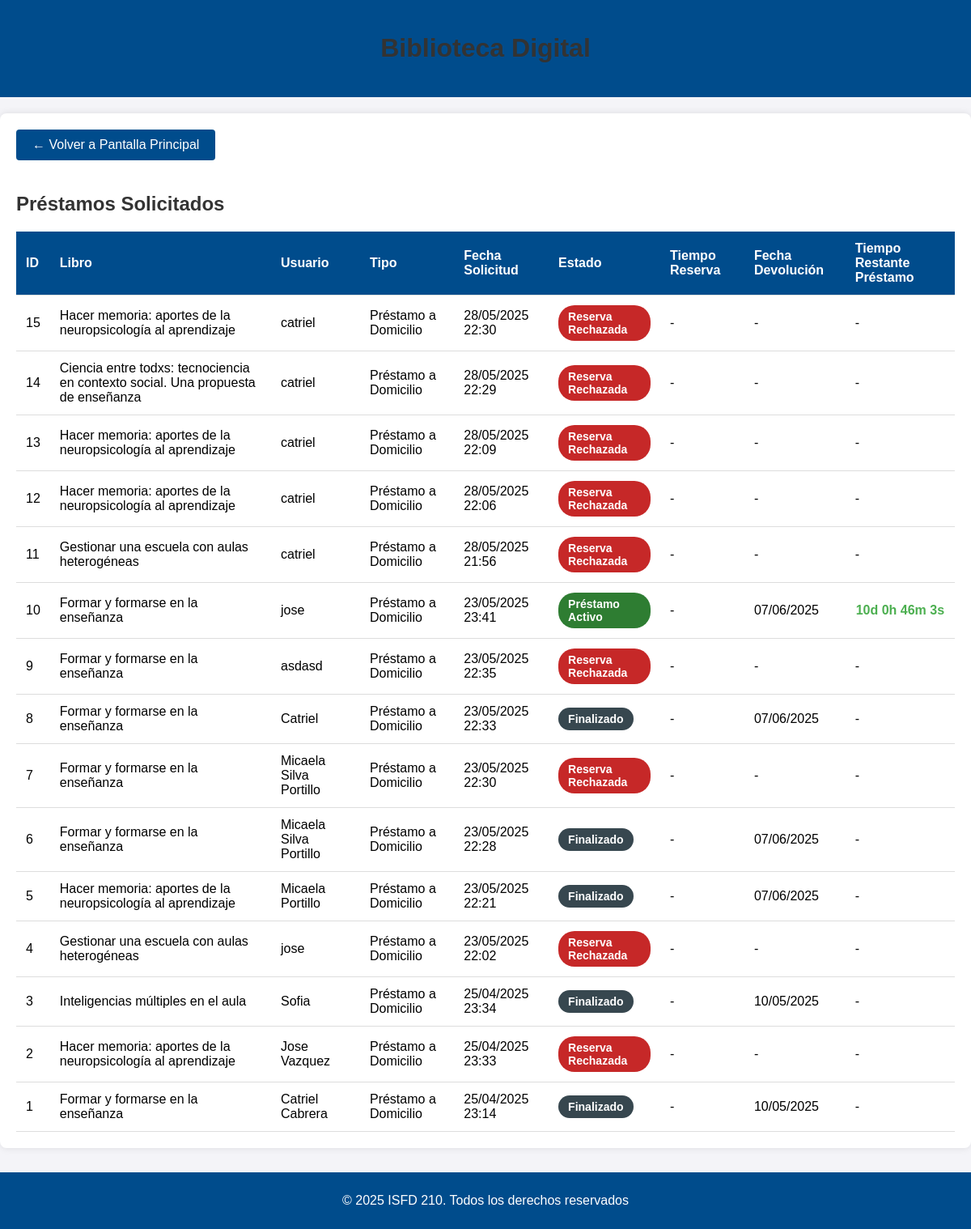
/libros/prestamos/, run on the app's committed database.
### libros/models.py (models this page shows, shortened)
class Prestamo(models.Model):
    ESTADO_CHOICES = (
        ('solicitado', 'Reserva Solicitada'),
        ('aprobado', 'Préstamo Activo'),
        ('rechazado', 'Reserva Rechazada'),
        ('finalizado', 'Finalizado'),
        ('vencido', 'Vencido'),  # Nuevo estado
    )
    TIPO_CHOICES = (
        ('domicilio', 'Préstamo a Domicilio'),
        ('aula', 'Préstamo en Aula'),
    )
    TIPO_USUARIO_CHOICES = (
        ('alumno', 'Alumno'),
        ('profesor', 'Profesor'),
    )
    id_prestamo = models.AutoField(primary_key=True)
    nombre_usuario = models.CharField(max_length=255)
    email_usuario = models.EmailField()
    libro = models.ForeignKey(Libro, on_delete=models.CASCADE, related_name='prestamos')
    fecha_solicitud = models.DateTimeField(auto_now_add=True)
    fecha_aprobacion = models.DateTimeField(null=True, blank=True)
    fecha_devolucion_programada = models.DateTimeField(null=True, blank=True)
    fecha_devolucion_real = models.DateTimeField(null=True, blank=True)
    fecha_limite_reserva = models.DateTimeField(null=True, blank=True)
    estado = models.CharField(max_length=20, choices=ESTADO_CHOICES, default='solicitado')
    tipo_prestamo = models.CharField(max_length=10, choices=TIPO_CHOICES, default='domicilio')
    tipo_usuario = models.CharField(max_length=10, choices=TIPO_USUARIO_CHOICES, default='alumno')
    motivo_rechazo = models.TextField(blank=True, null=True)
    observaciones = models.TextField(blank=True, null=True)
    fecha_retiro_real = models.DateTimeField(null=True, blank=True)  # Cuándo realmente retiró el libro

class Inventario(models.Model):
    id_inventario = models.AutoField(primary_key=True)
    estado = models.CharField(max_length=255, null=True, default="Disponible")
    motivo_baja = models.CharField(max_length=255, null=True)
    descripcion = models.TextField(null=True)
    num_ejemplar = models.IntegerField(null=True)
    imagen_rota = models.ImageField(
        upload_to='imagenes_rota/', null=True, blank=True)  # Nuevo campo

class Libro(Inventario):
    id_libro = models.AutoField(primary_key=True)
    titulo = models.CharField(max_length=255)
    autor = models.CharField(max_length=255)
    editorial = models.CharField(max_length=255)
    edicion = models.IntegerField(null=False, default=1999)
    codigo_materia = models.CharField(max_length=255, null=False, default=1)
    siglas_autor_titulo = models.CharField(
    max_length=255, null=False, default='ABC')
    num_inventario = models.IntegerField(null=False, default=1)
    resumen = models.TextField()
    img = models.URLField()

### libros/views.py (the view)
# urls.py: path('prestamos/', views.prestamos_solicitados, name='prestamos_solicitados'),
def prestamos_solicitados(request):
    verificar_prestamos_vencidos()
    prestamos = Prestamo.objects.all().order_by('-fecha_solicitud')
    alertas = []
    ahora = timezone.now()
    for prestamo in prestamos:
        if prestamo.estado == 'solicitado' and prestamo.fecha_limite_reserva:
            tiempo_restante = prestamo.fecha_limite_reserva - ahora
            if tiempo_restante.total_seconds() > 0 and tiempo_restante.total_seconds() < 86400:  # 24 horas en segundos
                alertas.append(f"¡ATENCIÓN! El préstamo del libro '{prestamo.libro.titulo}' vence pronto.")
    return render(request, 'libros/prestamos_solicitados.html', {
        'prestamos': prestamos,
        'alertas': alertas
    })

### libros/views.py (called while the page is built)
def verificar_prestamos_vencidos():
    ahora = timezone.now()
    prestamos_vencidos = Prestamo.objects.filter(
        estado='aprobado_reserva',  # Cambio aquí: solo los aprobados para reserva
        fecha_limite_reserva__lt=ahora
    )
    for prestamo in prestamos_vencidos:
        prestamo.estado = 'vencido'
        prestamo.save()
        libro = prestamo.libro
        libro.estado = 'Disponible'
        libro.save()

### libros/templates/libros/prestamos_solicitados.html (shortened to what this page needs)
<!DOCTYPE html>
<html lang="es">
<head>
    {% load static %}
</head>
<body>
    <header>
        <h1>Biblioteca Digital</h1>
    </header>
    <div class="container">
        <a href="{% url 'pantalla_principal' %}" class="btn-volver">← Volver a Pantalla Principal</a>
        <h2>Préstamos Solicitados</h2>
        {% if prestamos %}
        <table>
            <thead>
                <tr>
                    <th>ID</th>
                    <th>Libro</th>
                    <th>Usuario</th>
                    <th>Tipo</th>
                    <th>Fecha Solicitud</th>
                    <th>Estado</th>
                    <th>Tiempo Reserva</th>
                    <th>Fecha Devolución</th>
                    <th>Tiempo Restante Préstamo</th>
                </tr>
            </thead>
            <tbody>
                {% for prestamo in prestamos %}
                <tr>
                    <td>{{ prestamo.id_prestamo }}</td>
                    <td>{{ prestamo.libro.titulo }}</td>
                    <td>{{ prestamo.nombre_usuario }}</td>
                    <td>{{ prestamo.get_tipo_prestamo_display }}</td>
                    <td>{{ prestamo.fecha_solicitud|date:"d/m/Y H:i" }}</td>
                    <td>
                        <span class="status-badge status-{{ prestamo.estado }}">
                            {{ prestamo.get_estado_display }}
                        </span>
                    </td>
                    <td>
                        {% if prestamo.estado == 'solicitado' and prestamo.fecha_limite_reserva %}
                            <div class="timer-container">
                                <span class="timer" id="timer-reserva-{{ prestamo.id_prestamo }}"
                                      data-end="{{ prestamo.fecha_limite_reserva|date:'Y-m-d H:i:s' }}">
                                    Calculando...
                                </span>
                            </div>
                        {% elif prestamo.estado == 'vencido' %}
                            <span class="vencido">RESERVA VENCIDA</span>
                        {% else %}
                            -
                        {% endif %}
                    </td>
                    <td>
                        {% if prestamo.fecha_devolucion_programada %}
                            {{ prestamo.fecha_devolucion_programada|date:"d/m/Y" }}
                        {% else %}
                            -
                        {% endif %}
                    </td>
                    <td>
                        {% if prestamo.estado == 'aprobado' and prestamo.fecha_devolucion_programada %}
                            <div class="timer-container">
                                <span class="timer" id="timer-prestamo-{{ prestamo.id_prestamo }}"
                                      data-end="{{ prestamo.fecha_devolucion_programada|date:'Y-m-d H:i:s' }}">
                                </span>
                            </div>
                        {% else %}
                            -
                        {% endif %}
                    </td>
                </tr>
                {% endfor %}
            </tbody>
        </table>
        {% else %}
        <p class="empty-message">No hay préstamos registrados actualmente.</p>
        {% endif %}
    </div>
    <footer>
        <p>© 2025 ISFD 210. Todos los derechos reservados</p>
    </footer>
</body>
</html>

### libros/templates/libros/prestamos_solicitados.html (style rules this page uses)
body { font-family: 'Calibri', 'Arial', sans-serif; background-color: #f4f4f8; margin: 0; padding: 0; }
header { background-color: #004c8c; color: white; text-align: center; padding: 20px; }
.container { max-width: 1200px; margin: 20px auto; background-color: white; padding: 20px; border-radius: 8px; box-shadow: 0 0 10px rgba(0, 0, 0, 0.1); }
h1, h2 { color: #333; }
table { width: 100%; border-collapse: collapse; margin-top: 20px; }
th, td { padding: 12px; text-align: left; border-bottom: 1px solid #ddd; }
th { background-color: #004c8c; color: white; }
.status-badge { display: inline-block; padding: 6px 12px; border-radius: 20px; font-size: 14px; font-weight: bold; color: white; }
.status-aprobado { background-color: #4caf50; }
.status-rechazado { background-color: #f44336; }
.status-finalizado { background-color: #607d8b; }
.btn-volver { display: inline-block; padding: 10px 20px; background-color: #004c8c; color: white; text-decoration: none; border-radius: 4px; margin-bottom: 20px; }
.timer { font-weight: bold; color: #d32f2f; }
.timer-container { text-align: center; }
footer { background-color: #004c8c; color: white; text-align: center; padding: 10px 0; font-size: 1rem; margin-top: 30px; }
.status-aprobado { background-color: #2E7D32; color: white; }
.status-rechazado { background-color: #C62828; color: white; }
.status-finalizado { background-color: #37474F; color: white; }

### data on the page
Prestamo: id_prestamo "15", libro.titulo "Hacer memoria: aportes de la neuropsicología al aprendizaje", nombre_usuario "catriel", tipo_prestamo "Préstamo a Domicilio", fecha_solicitud "28/05/2025 22:30", estado "Reserva Rechazada"
Prestamo: id_prestamo "14", libro.titulo "Ciencia entre todxs: tecnociencia en contexto social. Una propuesta de enseñanza", nombre_usuario "catriel", tipo_prestamo "Préstamo a Domicilio", fecha_solicitud "28/05/2025 22:29", estado "Reserva Rechazada"
Prestamo: id_prestamo "13", libro.titulo "Hacer memoria: aportes de la neuropsicología al aprendizaje", nombre_usuario "catriel", tipo_prestamo "Préstamo a Domicilio", fecha_solicitud "28/05/2025 22:09", estado "Reserva Rechazada"
Prestamo: id_prestamo "12", libro.titulo "Hacer memoria: aportes de la neuropsicología al aprendizaje", nombre_usuario "catriel", tipo_prestamo "Préstamo a Domicilio", fecha_solicitud "28/05/2025 22:06", estado "Reserva Rechazada"
Prestamo: id_prestamo "11", libro.titulo "Gestionar una escuela con aulas heterogéneas", nombre_usuario "catriel", tipo_prestamo "Préstamo a Domicilio", fecha_solicitud "28/05/2025 21:56", estado "Reserva Rechazada"
Prestamo: id_prestamo "10", libro.titulo "Formar y formarse en la enseñanza", nombre_usuario "jose", tipo_prestamo "Préstamo a Domicilio", fecha_solicitud "23/05/2025 23:41", estado "Préstamo Activo", fecha_devolucion_programada "07/06/2025"
Prestamo: id_prestamo "9", libro.titulo "Formar y formarse en la enseñanza", nombre_usuario "asdasd", tipo_prestamo "Préstamo a Domicilio", fecha_solicitud "23/05/2025 22:35", estado "Reserva Rechazada"
Prestamo: id_prestamo "8", libro.titulo "Formar y formarse en la enseñanza", nombre_usuario "Catriel", tipo_prestamo "Préstamo a Domicilio", fecha_solicitud "23/05/2025 22:33", estado "Finalizado", fecha_devolucion_programada "07/06/2025"
Prestamo: id_prestamo "7", libro.titulo "Formar y formarse en la enseñanza", nombre_usuario "Micaela Silva Portillo", tipo_prestamo "Préstamo a Domicilio", fecha_solicitud "23/05/2025 22:30", estado "Reserva Rechazada"
Prestamo: id_prestamo "6", libro.titulo "Formar y formarse en la enseñanza", nombre_usuario "Micaela Silva Portillo", tipo_prestamo "Préstamo a Domicilio", fecha_solicitud "23/05/2025 22:28", estado "Finalizado", fecha_devolucion_programada "07/06/2025"
Prestamo: id_prestamo "5", libro.titulo "Hacer memoria: aportes de la neuropsicología al aprendizaje", nombre_usuario "Micaela Portillo", tipo_prestamo "Préstamo a Domicilio", fecha_solicitud "23/05/2025 22:21", estado "Finalizado", fecha_devolucion_programada "07/06/2025"
Prestamo: id_prestamo "4", libro.titulo "Gestionar una escuela con aulas heterogéneas", nombre_usuario "jose", tipo_prestamo "Préstamo a Domicilio", fecha_solicitud "23/05/2025 22:02", estado "Reserva Rechazada"
Prestamo: id_prestamo "3", libro.titulo "Inteligencias múltiples en el aula", nombre_usuario "Sofia", tipo_prestamo "Préstamo a Domicilio", fecha_solicitud "25/04/2025 23:34", estado "Finalizado", fecha_devolucion_programada "10/05/2025"
Prestamo: id_prestamo "2", libro.titulo "Hacer memoria: aportes de la neuropsicología al aprendizaje", nombre_usuario "Jose Vazquez", tipo_prestamo "Préstamo a Domicilio", fecha_solicitud "25/04/2025 23:33", estado "Reserva Rechazada"
Prestamo: id_prestamo "1", libro.titulo "Formar y formarse en la enseñanza", nombre_usuario "Catriel Cabrera", tipo_prestamo "Préstamo a Domicilio", fecha_solicitud "25/04/2025 23:14", estado "Finalizado", fecha_devolucion_programada "10/05/2025"
